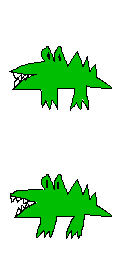
#> input picture assets/big_challenges/big_challenges_1.png, 128 x 256 px
$ python png_splitter.py ../assets/big_challenges/big_challenges_1.png
#> lines starting #> are read from the running program, lines starting #| are printed output that depends on the picture
# https://github.com/KipoDipo/PNG-Splitter


# https://github.com/deiangi/split-image/blob/master/split-image.py


# Copyright (c) 2024, Deian Gi

# Permission is hereby granted, free of charge, to any person obtaining a copy
# of this software and associated documentation files (the "Software"), to deal
# in the Software without restriction, including without limitation the rights
# to use, copy, modify, merge, publish, distribute, sublicense, and/or sell
# copies of the Software, and to permit persons to whom the Software is
# furnished to do so, subject to the following conditions:

# The above copyright notice and this permission notice shall be included in all
# copies or substantial portions of the Software.

# THE SOFTWARE IS PROVIDED "AS IS", WITHOUT WARRANTY OF ANY KIND, EXPRESS OR
# IMPLIED, INCLUDING BUT NOT LIMITED TO THE WARRANTIES OF MERCHANTABILITY,
# FITNESS FOR A PARTICULAR PURPOSE AND NONINFRINGEMENT. IN NO EVENT SHALL THE
# AUTHORS OR COPYRIGHT HOLDERS BE LIABLE FOR ANY CLAIM, DAMAGES OR OTHER
# LIABILITY, WHETHER IN AN ACTION OF CONTRACT, TORT OR OTHERWISE, ARISING FROM,
# OUT OF OR IN CONNECTION WITH THE SOFTWARE OR THE USE OR OTHER DEALINGS IN THE
# SOFTWARE.

import argparse
import math
import os
from PIL import Image, ImageDraw
import numpy as np
import zipfile


def draw_row_line(image, row_index, color):
    """Draws a horizontal line across the specified row index."""
    draw = ImageDraw.Draw(image)
    draw.line((0, row_index, image.width, row_index), fill=color, width=1)

def draw_column_line(image, column_index, color):
    """Draws a vertical line down the specified column index."""
    draw = ImageDraw.Draw(image)
    draw.line((column_index, 0, column_index, image.height), fill=color, width=1)

# [6 lines left out: function draw_dotted_line, not called in this run]


def scan_and_draw_lines(image_path, save_image=False, square_size=None):
     # List to store the rectangles (squares)
    squares = []

    # Open the image
    image = Image.open(image_path)
    image_array = np.array(image)

    start_row_indices = []
    end_row_indices = []
    start_col_indices = []
    end_col_indices = []
    max_square_len = 0

    # Scan rows
    previous_dist_size = -1
    for row_index, row in enumerate(image_array):
        unique_colors = np.unique(row.reshape(-1, row.shape[-1]), axis=0)
        current_dist_size = len(unique_colors)

        # Check for start line condition
        if current_dist_size > 1 and previous_dist_size == 1:
            draw_row_line(image, row_index - 1, 'red')
            start_row_indices.append(row_index - 1)
            previous_dist_size = current_dist_size
        # Check for stop line condition
        elif current_dist_size == 1 and previous_dist_size > 1:
            draw_row_line(image, row_index, 'blue')
            end_row_indices.append(row_index)
            previous_dist_size = current_dist_size
        elif current_dist_size == 1 and previous_dist_size == -1:
            previous_dist_size = current_dist_size


    # Reset previous_dist_size for column scan
    previous_dist_size = -1
    # Scan columns
    start_index = 0
    for column_index in range(image_array.shape[1]):
        column = image_array[:, column_index]
        unique_colors = np.unique(column.reshape(-1, column.shape[-1]), axis=0)
        current_dist_size = len(unique_colors)

        # Check for start line condition
        if current_dist_size > 1 and previous_dist_size == 1:
            draw_column_line(image, column_index - 1, 'red')
            start_col_indices.append(column_index - 1)
            start_index = column_index
            previous_dist_size = current_dist_size

        # Check for stop line condition
        elif current_dist_size == 1 and previous_dist_size > 1:
            draw_column_line(image, column_index, 'blue')
            end_col_indices.append(column_index)
            center_index = (column_index + start_index) // 2
            draw_column_line(image, center_index, 'green')
            previous_dist_size = current_dist_size
        elif current_dist_size == 1 and previous_dist_size == -1:
            previous_dist_size = current_dist_size

    # Calculate maxSquareLen using both rows and columns
    max_square_len = 0
    if square_size is None:
        for start_row, end_row in zip(start_row_indices, end_row_indices):
            row_length = end_row - start_row
            max_square_len = max(max_square_len, row_length)

        for start_col, end_col in zip(start_col_indices, end_col_indices):
            col_length = end_col - start_col
            max_square_len = max(max_square_len, col_length)

        print(f"Detected image size: {max_square_len}x{max_square_len}")
    else:
        max_square_len = square_size
        print(f"User-defined image size: {max_square_len}x{max_square_len}")

    # Draw squares around each pictogram
    for bottom_row in end_row_indices:
        for (start_col, end_col) in zip(start_col_indices, end_col_indices):
            half_len = max_square_len // 2
            top_row = bottom_row - max_square_len

            # Calculate the horizontal center
            center_col = (start_col + end_col) // 2

            # Calculate left and right, ensuring they are within the image boundaries
            left_col = max(center_col - half_len, 0)
            right_col = min(center_col + half_len, image.width)

            # Draw the square
            draw = ImageDraw.Draw(image)
            draw.rectangle([(left_col, top_row), (right_col, bottom_row)], outline='darkgreen', width=2)
                # Add square coordinates to the list
            squares.append((left_col, top_row, right_col, bottom_row))

    # Save the image with the new file name
    if save_image:
        file_base, file_ext = os.path.splitext(os.path.basename(image_path))
        new_file_name = f"{file_base}_detected{file_ext}"
        new_file_path = os.path.join(os.path.dirname(image_path), new_file_name)
        image.save(new_file_path)
        print(f"Image with detection results saved as: {new_file_path}")


    return (squares, max_square_len)


def split_image(input_file, squares, output_folder):
    # Create the output folder if it does not exist
    if not os.path.exists(output_folder):
        os.makedirs(output_folder)

    # Load the input image
    image = Image.open(input_file)

    # Split the image based on the squares and save each part
    split_image_paths = []
    for i, (left, top, right, bottom) in enumerate(squares):
        # Crop the image based on square coordinates
        split = image.crop((left, top, right, bottom))

        # Define the output path with the file name prefix
        output_path = os.path.join(output_folder, f"{os.path.basename(output_folder)}_{i}.png")

        # Save the split image
        split.save(output_path)

        # Add the path to the list
        split_image_paths.append(output_path)

    return split_image_paths

def create_zip_from_splits(split_image_paths, output_folder):
    # Create a ZIP file to contain the split images, named after the output folder
    zip_filename = f"{output_folder}.zip"
    with zipfile.ZipFile(zip_filename, 'w') as zipf:
        for path in split_image_paths:
            zipf.write(path, arcname=os.path.basename(path))
    return zip_filename


# [71 lines left out: functions flood_fill_transparent, create_transparent_image, process_images_with_transparency, not called in this run]


def main():
    # Set up the argument parser
    parser = argparse.ArgumentParser(description="Split an image into multiple parts and zip the results.")
    parser.add_argument("filename", type=str, help="The file name of the image to split.")
    parser.add_argument("-out", "--output", type=str, help="Output folder for the split images and zip file. Default is the base file name.")
    parser.add_argument("-d", "--detect", action='store_true', help="Detect the images automatically. Only Detection!")
    parser.add_argument("-t", "--transparent", type=int, default=None, help="Make the pictures transparent. Set the tolerance level.")
    parser.add_argument("-s", "--size", type=int, default=None, help="Define image size. If not provided will be automatically detected.")

    # Parse the arguments
    args = parser.parse_args()
    print(f"Split image map into separate image(s) with automatic image size.")
    print(f"Copyright (c) by Deian Gi, 2024")


    # If output directory is not specified, use the base file name without extension
    base_file_name = os.path.splitext(os.path.basename(args.filename))[0]
    if not args.output:
        args.output = os.path.join(os.getcwd(), base_file_name)

    # Create directories for normal and transparent images
    normal_output_folder = f"{args.output}"
    os.makedirs(normal_output_folder, exist_ok=True)

    # Detect squares and draw lines if required
    squares, max_square_len = scan_and_draw_lines(args.filename, args.detect, args.size)
#> in scan_and_draw_lines, image is the input picture: PIL image 128x256 RGBA; mean R, G, B, A 0.7, 30.5, 0.8, 50
#> the loop in scan_and_draw_lines, `for row_index, row in enumerate(image_array):` made 256 passes
#> (unique_colors, current_dist_size, previous_dist_size) on passes 1, 47: ([[0, 0, 0, 0]], 1, 1), ([[0, 0, 0, 0], [0, 0, 0, 255]], 2, 2)
#> (current_dist_size, previous_dist_size) on passes 112, 175, 240: (1, 1), (2, 2), (1, 1)
#> after the loop in scan_and_draw_lines, `for row_index, row in enumerate(image_array):`: end_row_indices = [111, 239]; previous_dist_size = 1; start_row_indices = [45, 173]
#> the loop in scan_and_draw_lines, `for column_index in range(image_array.shape[1]):` made 128 passes
#> after the loop in scan_and_draw_lines, `for column_index in range(image_array.shape[1]):`:
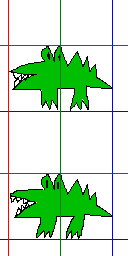
#> image: PIL image 128x256 RGBA; mean R, G, B, A 4.6, 31, 4.8, 59.2; transparent parts drawn white
#> after the loop in scan_and_draw_lines, `for column_index in range(image_array.shape[1]):`: center_index = 60; end_col_indices = [112]; previous_dist_size = 1; start_col_indices = [8]; start_index = 9
#> the loop in scan_and_draw_lines, `for start_row, end_row in zip(start_row_indices, end_row_indices):` made 2 passes
#> (start_row, end_row, row_length, max_square_len) on passes 1 to 2: (45, 111, 66, 66), (173, 239, 66, 66)
#> the loop in scan_and_draw_lines, `for start_col, end_col in zip(start_col_indices, end_col_indices):` made 1 pass
#> (start_col, end_col, col_length, max_square_len) on pass 1: (8, 112, 104, 104)
#| Detected image size: 104x104
#> the loop in scan_and_draw_lines, `for bottom_row in end_row_indices:` made 2 passes
#> bottom_row on passes 1 to 2: 111, 239
#> after the loop in scan_and_draw_lines, `for bottom_row in end_row_indices:`:
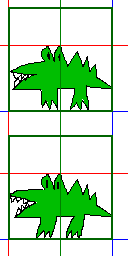
#> image: PIL image 128x256 RGBA; mean R, G, B, A 2.9, 36, 1.5, 67; transparent parts drawn white
#> after the loop in scan_and_draw_lines, `for bottom_row in end_row_indices:`: squares = [(8, 7, 112, 111), (8, 135, 112, 239)]
#> squares = [(8, 7, 112, 111), (8, 135, 112, 239)]; max_square_len = 104
    if len(squares) == 0:
        print(f"No images detected. Abort.")
        exit()

    # Split images and save the normal ones
    normal_split_paths = split_image(args.filename, squares, normal_output_folder)
#> the loop in split_image, `for i, (left, top, right, bottom) in enumerate(squares):` made 2 passes
#> pass 1, in split_image, `split = image.crop((left, top, right, bottom))`:
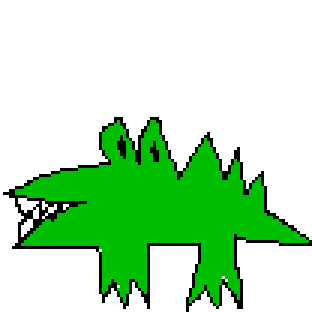
#> split: PIL image 104x104 RGBA (shown 3 times larger); mean R, G, B, A 1.1, 46.3, 1.3, 75.4; transparent parts drawn white
#> pass 2, in split_image, `split = image.crop((left, top, right, bottom))`:
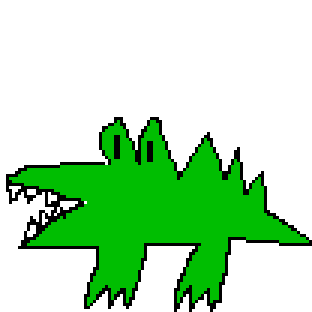
#> split: PIL image 104x104 RGBA (shown 3 times larger); mean R, G, B, A 0.9, 46, 1.2, 76.1; transparent parts drawn white
#> after the loop in split_image, `for i, (left, top, right, bottom) in enumerate(squares):`: split_image_paths = 2 items
#> normal_split_paths = 2 items
    # Create a zip file from the split normal images
    normal_zip_path = create_zip_from_splits(normal_split_paths, normal_output_folder)
#> the loop in create_zip_from_splits, `for path in split_image_paths:` made 1 pass
    print(f"Split into {len(squares)} image(s) with size [{max_square_len}x{max_square_len}] saved to '{normal_output_folder}' and zipped in '{normal_zip_path}'.")

    # Process transparency if required
    if args.transparent is not None:
        transparent_output_folder = f"{args.output}_transparent"
        os.makedirs(transparent_output_folder, exist_ok=True)

        # Make the split images transparent and save to a different folder
        transparent_split_paths = process_images_with_transparency(normal_split_paths, transparent_output_folder, tolerance=args.transparent)
        # Create a zip file from the split transparent images
        transparent_zip_path = create_zip_from_splits(transparent_split_paths, transparent_output_folder)
        print(f"Split into {len(squares)} transparent image(s) with size [{max_square_len}x{max_square_len}] saved to '{transparent_output_folder}' and zipped in '{transparent_zip_path}'.")


if __name__ == "__main__":
#> (the run stopped early here; a loop or call above may not have finished)
